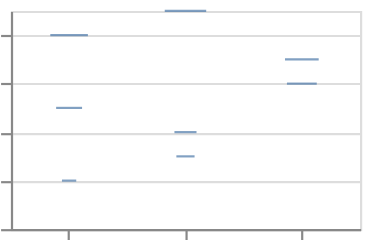

The Vega-Lite source for this figure:
### Vega-Lite specification from a JSON file in a GitHub repository (floating-point values rounded to 4 significant figures)
{"$schema": "https://vega.github.io/schema/vega-lite/v6.json", "padding": 5, "autosize": "none", "data": {"name": "table", "values": [{"c": "A", "g": "p", "x": 1, "y": 2, "v": 5, "t": "2024-01-15", "o": {"v": 3}, "IMDB Rating": 6.1, "d": "x1"}, {"c": "B", "g": "q", "x": 2, "y": 4, "v": 9, "t": "2024-02-20", "o": {"v": 7}, "IMDB Rating": 7.4, "d": "x2"}, {"c": "A", "g": "q", "x": 3, "y": 3, "v": 2, "t": "2024-03-05", "o": {"v": 1}, "IMDB Rating": 5.2, "d": "x1"}, {"c": "C", "g": "p", "x": 4, "y": 6, "v": 7, "t": "2024-05-30", "o": {"v": 4}, "IMDB Rating": 8.8, "d": "x3"}, {"c": "B", "g": "p", "x": 5, "y": 5, "v": 4, "t": "2024-07-11", "o": {"v": 9}, "IMDB Rating": 6.9, "d": "x2"}, {"c": "C", "g": "q", "x": 6, "y": 8, "v": 6, "t": "2024-09-02", "o": {"v": 2}, "IMDB Rating": 7.7, "d": "x3"}, {"c": "A", "g": "p", "x": 7, "y": 7, "v": 8, "t": "2024-11-25", "o": {"v": 5}, "IMDB Rating": 4.4, "d": "x1"}, {"c": "B", "g": "q", "x": 8, "y": 9, "v": 3, "t": "2024-12-31", "o": {"v": 8}, "IMDB Rating": 9.1, "d": "x2"}]}, "width": 160, "height": 100, "mark": "tick", "encoding": {"x": {"field": "c", "type": "nominal"}, "y": {"field": "v", "type": "quantitative"}, "size": {"field": "v", "type": "quantitative"}}, "config": {"scale": {"minBandSize": 3}}}
